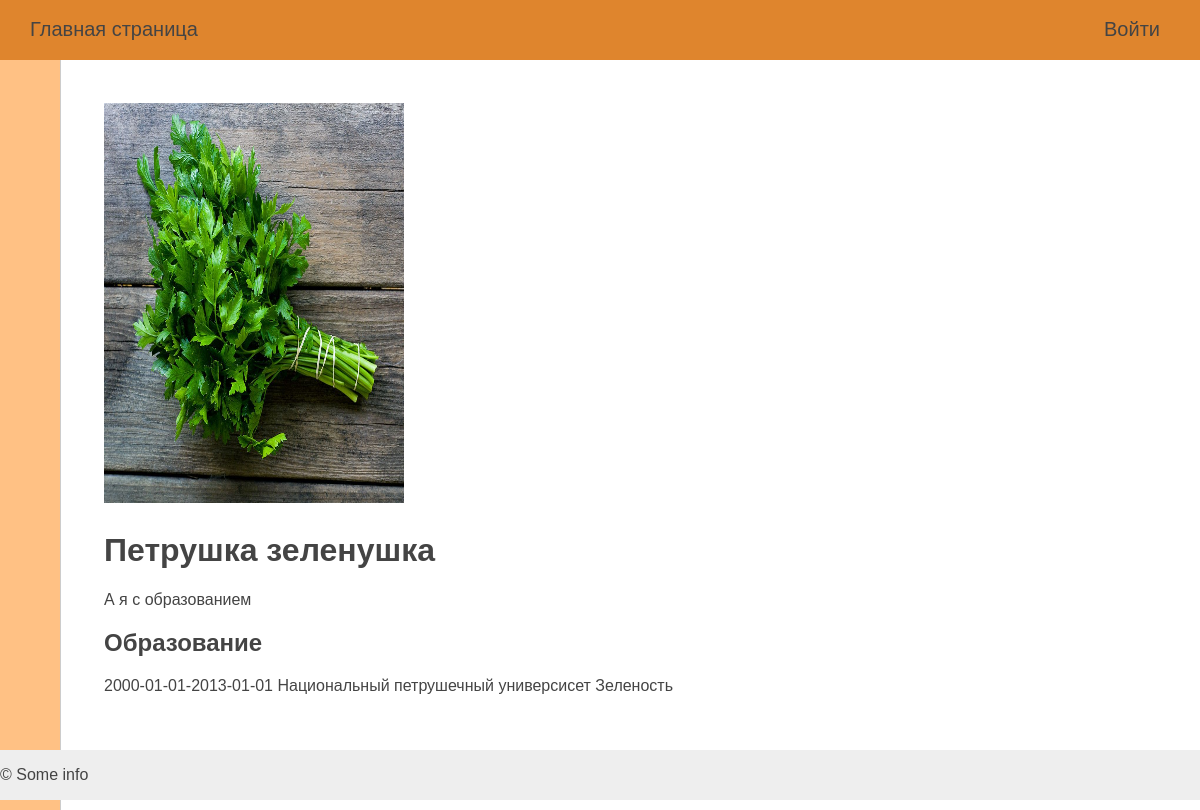
Screenshot of /resume/admin-petrushkazelenushka-88b with the database file from the repository.
### resume/models.py (models this page shows, shortened)
class Resume(models.Model):
    title = models.CharField(max_length=255, verbose_name='Должность')
    slug = models.SlugField(max_length=255, unique=True,
                            db_index=True, verbose_name='URL')
    letter = models.TextField(blank=True, verbose_name='Сопроводительное письмо')
    photo = models.ImageField(upload_to='photos/%Y/%m/%d', blank=True)
    time_created = models.DateTimeField(auto_now_add=True)
    time_updated = models.DateTimeField(auto_now=True)
    is_shown = models.BooleanField(default=True)
    user = models.ForeignKey(User, on_delete=models.CASCADE)

class Education(models.Model):
    title = models.CharField(max_length=255, verbose_name='Учебное учреждение')
    year_start = models.DateField()
    year_end = models.DateField(blank=True)
    specialization = models.CharField(max_length=255, verbose_name='Специальность')
    resume = models.ForeignKey('Resume', on_delete=models.CASCADE, related_name='education')
    def __str__(self):
        return f'{self.year_start}-{self.year_end} {self.title}\n {self.specialization}'

### resume/views.py (the view)
# urls.py: path('resume/<slug:resume_slug>', ShowResume.as_view(), name='resume'),
class ShowResume(MenuMixin, DetailView):
    model = Resume
    template_name = 'resume/show.html'
    context_object_name = 'resume'
    slug_url_kwarg = 'resume_slug'
    def get_context_data(self, *, object_list=None, **kwargs):
        context = super().get_context_data(**kwargs)
        c_def = self.get_user_context(title="Резюме",
                                      sidebar=False,
                                      )
        return dict(list(context.items()) + list(c_def.items()))

### resume/utils.py (called while the page is built)
    def get_user_context(self, **kwargs):
        user_menu = menu.copy()
        if not self.request.user.is_authenticated:
            user_menu.pop(1)
            user_menu.pop(1)
        context = kwargs
        context['menu'] = user_menu
        context['username'] = self.request.user.username
        context['card_filter'] = card_filter
        return context

### resume/templates/resume/show.html (shortened to what this page needs)
{% extends "resume/base.html" %}
{% load static %}
{% block content %}
<table>
    <tr>
        <td>
            {% if resume.photo %}
            <img style = "height: 400px; width: 300px;" src="{{resume.photo.url}}" alt="Изображение">
            {% else %}
            <img style = "height: 400px; width: 300px;" src="{% static 'resume/img/test_img.jpg' %}" alt="Изображение">
            {% endif %}
        </td>
    </tr>
    <tr>
        <td>
            <h1>{{resume.title}}</h1>
            <p>{{resume.letter}}</p>
            {% if resume.education.all %}
                <h2>Образование</h2>
                {% for ed in resume.education.all %}
                    <p>{{ed}}</p>{% if resume.user.username == username%}<a href="{% url 'delete_education' ed.pk %}">Удалить</a>{% endif %}
                {% endfor %}
            {% endif %}
        </td>
    </tr>
</table>
{% endblock content %}

### resume/static/resume/css/styles.css (style rules this page uses)
html, body { font-family: 'Arial'; margin: 0; padding: 0; height: 100%; width: 100%; color: #444; }
.table-page tr { height: 100%; }

### rows the page displays
Resume: photo (picture), title "Петрушка зеленушка", letter "А я с образованием"
Education: year_start+year_end+title "2000-01-01-2013-01-01 Национальный петрушечный универсисет Зеленость"

### other values shown
{{ m.title }} "Главная страница"
{{ m.title }} "Войти"
